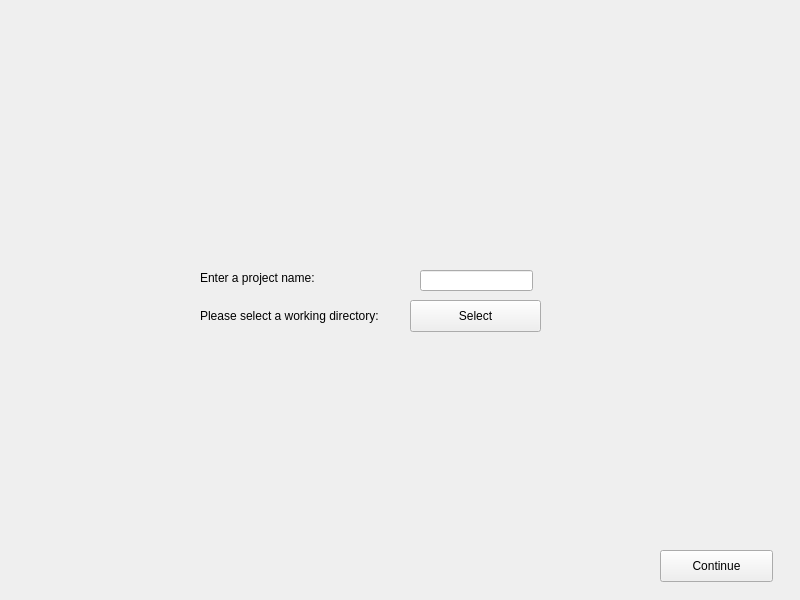
<?xml version="1.0" encoding="UTF-8"?>
<ui version="4.0">
 <class>selectWorkingDirectory</class>
 <widget class="QWidget" name="selectWorkingDirectory">
  <property name="geometry">
   <rect>
    <x>0</x>
    <y>0</y>
    <width>800</width>
    <height>600</height>
   </rect>
  </property>
  <property name="windowTitle">
   <string>Form</string>
  </property>
  <widget class="QPushButton" name="pushButton">
   <property name="geometry">
    <rect>
     <x>410</x>
     <y>300</y>
     <width>131</width>
     <height>32</height>
    </rect>
   </property>
   <property name="text">
    <string>Select</string>
   </property>
  </widget>
  <widget class="QLabel" name="label">
   <property name="geometry">
    <rect>
     <x>200</x>
     <y>300</y>
     <width>221</width>
     <height>31</height>
    </rect>
   </property>
   <property name="text">
    <string>Please select a working directory:</string>
   </property>
  </widget>
  <widget class="QLabel" name="label_2">
   <property name="geometry">
    <rect>
     <x>200</x>
     <y>270</y>
     <width>201</width>
     <height>16</height>
    </rect>
   </property>
   <property name="text">
    <string>Enter a project name:</string>
   </property>
  </widget>
  <widget class="QLineEdit" name="name">
   <property name="geometry">
    <rect>
     <x>420</x>
     <y>270</y>
     <width>113</width>
     <height>21</height>
    </rect>
   </property>
  </widget>
  <widget class="QPushButton" name="continue_2">
   <property name="geometry">
    <rect>
     <x>660</x>
     <y>550</y>
     <width>113</width>
     <height>32</height>
    </rect>
   </property>
   <property name="text">
    <string>Continue</string>
   </property>
  </widget>
 </widget>
 <resources/>
 <connections/>
</ui>
